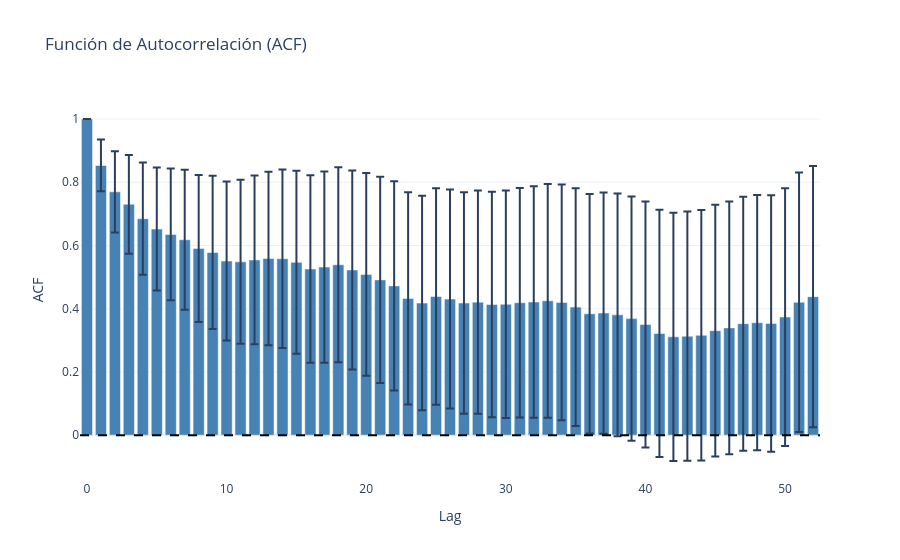

The cell this chart's notebook holds for it:
### Code cell
acf_vals, confint = plot_acf_series(ts_data_incremento, lags=52, use_plotly=USE_PLOTLY)
